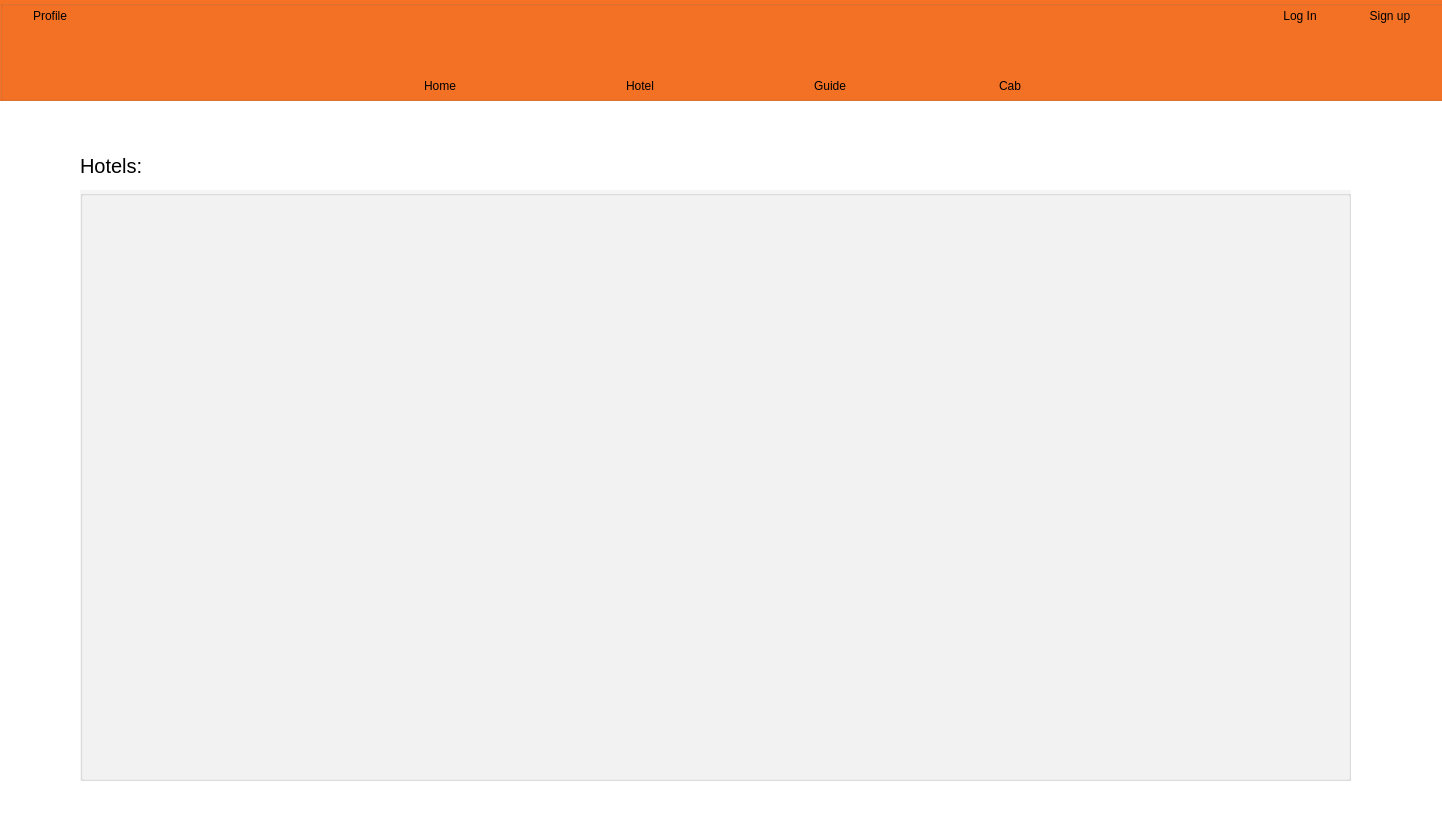
<?xml version="1.0" encoding="UTF-8"?>
<ui version="4.0">
 <class>Hotel</class>
 <widget class="QDialog" name="Hotel">
  <property name="geometry">
   <rect>
    <x>0</x>
    <y>0</y>
    <width>1442</width>
    <height>826</height>
   </rect>
  </property>
  <property name="windowTitle">
   <string>Dialog</string>
  </property>
  <property name="styleSheet">
   <string notr="true">background-color:white;</string>
  </property>
  <widget class="QGroupBox" name="groupBox_2">
   <property name="geometry">
    <rect>
     <x>0</x>
     <y>0</y>
     <width>1501</width>
     <height>101</height>
    </rect>
   </property>
   <property name="styleSheet">
    <string notr="true">background-color: #f57224; </string>
   </property>
   <property name="title">
    <string/>
   </property>
   <widget class="QPushButton" name="pushButton_2">
    <property name="geometry">
     <rect>
      <x>590</x>
      <y>70</y>
      <width>100</width>
      <height>32</height>
     </rect>
    </property>
    <property name="styleSheet">
     <string notr="true">background-color: rgba(240, 240, 249, 0); 
color: black;            
border: none;              
border-radius: 5px;       
padding: 5px;   
cursor: pointer; </string>
    </property>
    <property name="text">
     <string>Hotel</string>
    </property>
   </widget>
   <widget class="QPushButton" name="pushButton">
    <property name="geometry">
     <rect>
      <x>390</x>
      <y>70</y>
      <width>100</width>
      <height>32</height>
     </rect>
    </property>
    <property name="styleSheet">
     <string notr="true">background-color: rgba(240, 240, 249, 0); 
cursor: pointer; 
color: black;            
border: none;              
border-radius: 5px;       
padding: 5px;   </string>
    </property>
    <property name="text">
     <string>Home</string>
    </property>
   </widget>
   <widget class="QPushButton" name="pushButton_5">
    <property name="geometry">
     <rect>
      <x>0</x>
      <y>0</y>
      <width>100</width>
      <height>32</height>
     </rect>
    </property>
    <property name="styleSheet">
     <string notr="true">background-color: rgba(240, 240, 249, 0); 
color: black;            
border: none;              
border-radius: 5px;       
padding: 5px;   
cursor: pointer; </string>
    </property>
    <property name="text">
     <string>Profile</string>
    </property>
   </widget>
   <widget class="QPushButton" name="pushButton_4">
    <property name="geometry">
     <rect>
      <x>960</x>
      <y>70</y>
      <width>100</width>
      <height>32</height>
     </rect>
    </property>
    <property name="styleSheet">
     <string notr="true">background-color: rgba(240, 240, 249, 0); 
color: black;            
border: none;              
border-radius: 5px;       
padding: 5px;   
cursor: pointer; </string>
    </property>
    <property name="text">
     <string>Cab</string>
    </property>
   </widget>
   <widget class="QPushButton" name="pushButton_6">
    <property name="geometry">
     <rect>
      <x>1250</x>
      <y>0</y>
      <width>100</width>
      <height>32</height>
     </rect>
    </property>
    <property name="styleSheet">
     <string notr="true">background-color: rgba(240, 240, 249, 0); 
color: black;            
border: none;              
border-radius: 5px;       
padding: 5px;   
cursor: pointer; </string>
    </property>
    <property name="text">
     <string>Log In</string>
    </property>
   </widget>
   <widget class="QPushButton" name="pushButton_3">
    <property name="geometry">
     <rect>
      <x>780</x>
      <y>70</y>
      <width>100</width>
      <height>32</height>
     </rect>
    </property>
    <property name="styleSheet">
     <string notr="true">background-color: rgba(240, 240, 249, 0); 
color: black;            
border: none;              
border-radius: 5px;       
padding: 5px;   
cursor: pointer; </string>
    </property>
    <property name="text">
     <string>Guide</string>
    </property>
   </widget>
   <widget class="QPushButton" name="pushButton_7">
    <property name="geometry">
     <rect>
      <x>1340</x>
      <y>0</y>
      <width>100</width>
      <height>32</height>
     </rect>
    </property>
    <property name="styleSheet">
     <string notr="true">background-color: rgba(240, 240, 249, 0); 
color: black;            
border: none;              
border-radius: 5px;       
padding: 5px;   
cursor: pointer; </string>
    </property>
    <property name="text">
     <string>Sign up</string>
    </property>
   </widget>
  </widget>
  <widget class="QGroupBox" name="groupBox">
   <property name="geometry">
    <rect>
     <x>80</x>
     <y>190</y>
     <width>1271</width>
     <height>591</height>
    </rect>
   </property>
   <property name="styleSheet">
    <string notr="true">background-color:#F5F5F5; </string>
   </property>
   <property name="title">
    <string/>
   </property>
  </widget>
  <widget class="QLabel" name="label">
   <property name="geometry">
    <rect>
     <x>80</x>
     <y>150</y>
     <width>101</width>
     <height>31</height>
    </rect>
   </property>
   <property name="styleSheet">
    <string notr="true">font-size:20px;</string>
   </property>
   <property name="text">
    <string>Hotels:</string>
   </property>
  </widget>
 </widget>
 <resources/>
 <connections/>
</ui>
